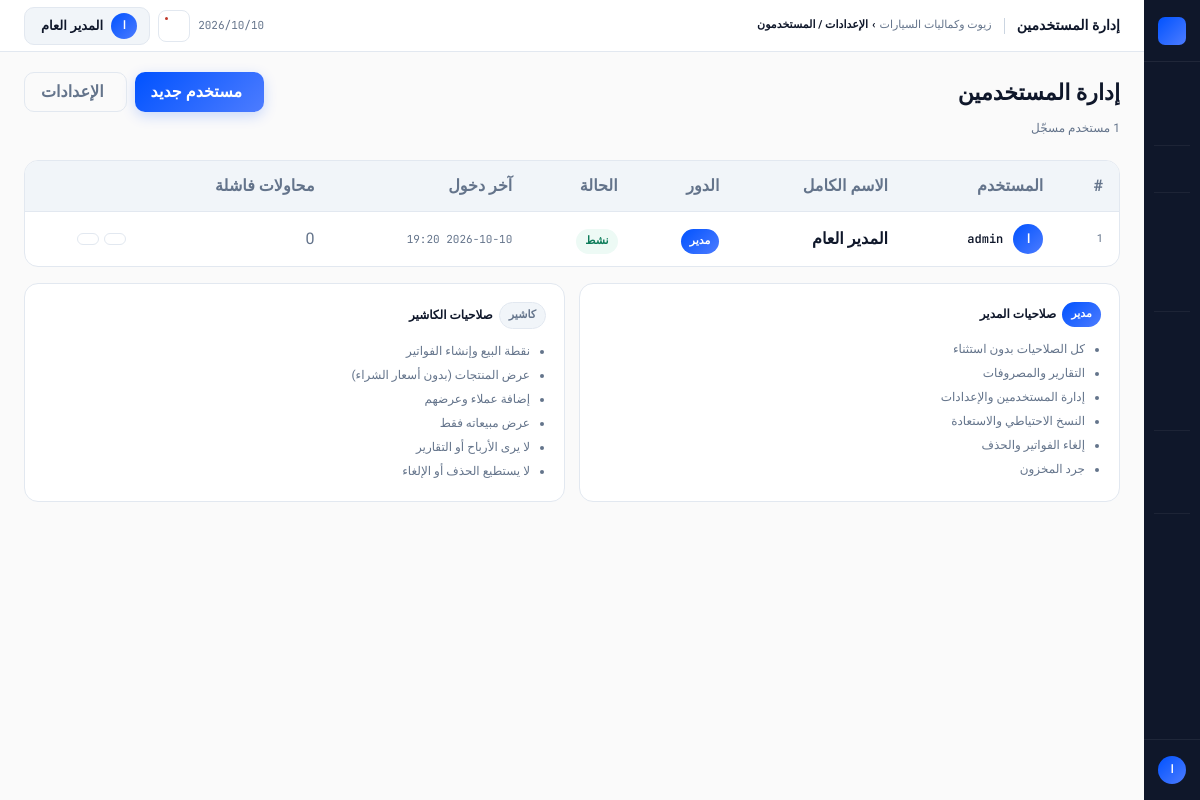
Page /settings/users (signed in) on the committed database.
### app/models/user.py (models this page shows, shortened)
class User(UserMixin, db.Model):
    __tablename__ = "users"
    id = db.Column(db.Integer, primary_key=True)
    username = db.Column(db.String(64), unique=True, nullable=False, index=True)
    password_hash = db.Column(db.String(256), nullable=False)
    full_name = db.Column(db.String(128), nullable=False)
    role = db.Column(db.String(20), nullable=False, default="cashier")
    is_active = db.Column(db.Boolean, default=True, nullable=False)
    force_password_change = db.Column(db.Boolean, default=False, nullable=False)
    failed_attempts = db.Column(db.Integer, default=0, nullable=False)
    locked_until = db.Column(db.DateTime, nullable=True)
    created_at = db.Column(db.DateTime, default=datetime.utcnow)
    last_login = db.Column(db.DateTime, nullable=True)
    sales = db.relationship("Sale", backref="cashier", lazy="dynamic")
    @property
    def is_admin(self):
        return self.role == "admin"
    @property
    def is_locked(self):
        if self.locked_until and self.locked_until > datetime.utcnow():
            return True
        return False
    @property
    def role_label(self):
        labels = {"admin": "مدير", "cashier": "كاشير"}
        return labels.get(self.role, self.role)

### app/modules/settings/routes.py (the view)
@settings_bp.route("/users")
@login_required
@admin_required
def users():
    from app.models.user import User
    users = User.query.order_by(User.role, User.full_name).all()
    return render_template("settings/users.html", users=users)

### app/core/permissions.py (called while the page is built)
def admin_required(f):
    @wraps(f)
    def decorated(*args, **kwargs):
        if not current_user.is_authenticated:
            return redirect(url_for("auth.login", next=request.url))
        if not current_user.is_admin:
            flash("هذه الصفحة متاحة للمدير فقط.", "danger")
            abort(403)
        return f(*args, **kwargs)
    return decorated

### app/models/setting.py (called while the page is built)
    @classmethod
    def get(cls, key, default=None):
        setting = cls.query.filter_by(key=key).first()
        if setting:
            return setting.value
        return cls.DEFAULTS.get(key, default)

### app/templates/settings/users.html (shortened to what this page needs)
{% extends "base.html" %}
{% block topbar_title %}إدارة المستخدمين{% endblock %}
{% block topbar_crumb %}الإعدادات / المستخدمون{% endblock %}
{% block page_header %}
<div style="padding:20px 24px 0;display:flex;align-items:flex-start;justify-content:space-between;">
  <div>
    <h1 style="font-family:'Calistoga',serif;font-size:22px;">إدارة المستخدمين</h1>
    <p style="font-size:12px;color:var(--muted-fg);margin-top:3px;">{{ users|length }} مستخدم مسجّل</p>
  </div>
  <div style="display:flex;gap:8px;">
    <a href="{{ url_for('settings.create_user') }}" class="btn btn-primary">
       مستخدم جديد
    </a>
    <a href="{{ url_for('settings.index') }}" class="btn btn-ghost">
       الإعدادات
    </a>
  </div>
</div>
{% endblock %}
{% block content %}
<div class="card">
  <div class="tw">
    <table>
      <thead>
        <tr>
          <th>#</th>
          <th>المستخدم</th>
          <th>الاسم الكامل</th>
          <th>الدور</th>
          <th>الحالة</th>
          <th>آخر دخول</th>
          <th>محاولات فاشلة</th>
          <th></th>
        </tr>
      </thead>
      <tbody>
        {% for user in users %}
        <tr style="{% if not user.is_active %}opacity:.5;{% endif %}">
          <td class="td-m" style="font-size:11px;">{{ loop.index }}</td>
          <td>
            <div style="display:flex;align-items:center;gap:10px;">
              <div style="width:30px;height:30px;border-radius:50%;flex-shrink:0;
                background:{% if user.is_admin %}var(--grad){% else %}var(--muted){% endif %};
                display:flex;align-items:center;justify-content:center;
                font-weight:800;font-size:12px;color:{% if user.is_admin %}#fff{% else %}var(--muted-fg){% endif %};">
                {{ user.full_name[0] }}
              </div>
              <div>
                <div style="font-family:'JetBrains Mono',monospace;font-size:12px;font-weight:600;color:var(--fg);">{{ user.username }}</div>
              </div>
            </div>
          </td>
          <td class="td-s">{{ user.full_name }}</td>
          <td>
            {% if user.is_admin %}
              <span class="b b-grad">مدير</span>
            {% else %}
              <span class="b b-muted">كاشير</span>
            {% endif %}
          </td>
          <td>
            {% if user.is_locked %}
              <span class="b b-red"><i class="ti ti-lock" style="font-size:11px;"></i> مقفل</span>
            {% elif user.is_active %}
              <span class="b b-green">نشط</span>
            {% else %}
              <span class="b b-muted">معطل</span>
            {% endif %}
          </td>
          <td style="font-family:'JetBrains Mono',monospace;font-size:11px;color:var(--muted-fg);">
            {{ user.last_login.strftime('%Y-%m-%d %H:%M') if user.last_login else '—' }}
          </td>
          <td>
            {% if user.failed_attempts > 0 %}
              <span class="b b-orange" style="font-family:'JetBrains Mono',monospace;">{{ user.failed_attempts }}</span>
            {% else %}
              <span class="td-m">0</span>
            {% endif %}
          </td>
          <td>
            <div style="display:flex;gap:5px;">
              <a href="{{ url_for('settings.edit_user', user_id=user.id) }}"
                 class="btn btn-ghost btn-sm" title="تعديل">
              </a>
              <button class="btn btn-ghost btn-sm" title="إعادة تعيين كلمة المرور"
                      onclick="showReset({{ user.id }}, '{{ user.username }}')">
              </button>
            </div>
          </td>
        </tr>
        {% endfor %}
      </tbody>
    </table>
  </div>
</div>
<div style="display:grid;grid-template-columns:1fr 1fr;gap:14px;margin-top:16px;">
  <div class="card" style="padding:18px;">
    <div style="font-size:12px;font-weight:700;color:var(--fg);margin-bottom:10px;display:flex;align-items:center;gap:6px;">
      <span class="b b-grad">مدير</span> صلاحيات المدير
    </div>
    <ul style="font-size:12px;color:var(--muted-fg);line-height:2;padding-right:16px;">
      <li>كل الصلاحيات بدون استثناء</li>
      <li>التقارير والمصروفات</li>
      <li>إدارة المستخدمين والإعدادات</li>
      <li>النسخ الاحتياطي والاستعادة</li>
      <li>إلغاء الفواتير والحذف</li>
      <li>جرد المخزون</li>
    </ul>
  </div>
  <div class="card" style="padding:18px;">
    <div style="font-size:12px;font-weight:700;color:var(--fg);margin-bottom:10px;display:flex;align-items:center;gap:6px;">
      <span class="b b-muted">كاشير</span> صلاحيات الكاشير
    </div>
    <ul style="font-size:12px;color:var(--muted-fg);line-height:2;padding-right:16px;">
      <li>نقطة البيع وإنشاء الفواتير</li>
      <li>عرض المنتجات (بدون أسعار الشراء)</li>
      <li>إضافة عملاء وعرضهم</li>
      <li>عرض مبيعاته فقط</li>
      <li>لا يرى الأرباح أو التقارير</li>
      <li>لا يستطيع الحذف أو الإلغاء</li>
    </ul>
  </div>
</div>
{% endblock %}

### app/templates/base.html (shortened to what this page needs)
<!doctype html>
<html lang="ar" dir="rtl">
<head>
  <link rel="stylesheet" href="https://cdn.jsdelivr.net/npm/@tabler/icons-webfont@latest/tabler-icons.min.css"/>
</head>
<body>
<nav class="rail">
  <div class="rail-top">
    <div class="rail-mark"></div>
  </div>
  {% if current_user.is_authenticated %}
  <div class="rail-nav">
    <a class="ri {% if request.endpoint == 'dashboard.index' %}active{% endif %}"
       href="{{ url_for('dashboard.index') }}">
    </a>
    <a class="ri {% if request.endpoint == 'sales.pos' %}active{% endif %}"
       href="{{ url_for('sales.pos') }}">
    </a>
    <div class="rsep"></div>
    <a class="ri {% if request.endpoint and request.endpoint.startswith('oil_service.') %}active{% endif %}"
       href="{{ url_for('oil_service.index') }}">
    </a>
    <div class="rsep"></div>
    <a class="ri {% if request.endpoint and request.endpoint.startswith('sales.') and request.endpoint != 'sales.pos' %}active{% endif %}"
       href="{{ url_for('sales.index') }}">
    </a>
    {% if current_user.is_admin %}
    <a class="ri {% if request.endpoint and request.endpoint.startswith('purchases.') %}active{% endif %}"
       href="{{ url_for('purchases.index') }}">
    </a>
    <a class="ri {% if request.endpoint and request.endpoint.startswith('expenses.') %}active{% endif %}"
       href="{{ url_for('expenses.index') }}">
    </a>
    {% endif %}
    <div class="rsep"></div>
    <a class="ri {% if request.endpoint and request.endpoint.startswith('products.') %}active{% endif %}"
       href="{{ url_for('products.index') }}">
    </a>
    {% if current_user.is_admin %}
    <a class="ri {% if request.endpoint and request.endpoint.startswith('categories.') %}active{% endif %}"
       href="{{ url_for('categories.index') }}">
    </a>
    <a class="ri {% if request.endpoint and request.endpoint.startswith('inventory.') %}active{% endif %}"
       href="{{ url_for('inventory.index') }}">
    </a>
    <div class="rsep"></div>
    <a class="ri {% if request.endpoint and request.endpoint.startswith('customers.') %}active{% endif %}"
       href="{{ url_for('customers.index') }}">
    </a>
    <a class="ri {% if request.endpoint and request.endpoint.startswith('suppliers.') %}active{% endif %}"
       href="{{ url_for('suppliers.index') }}">
    </a>
    <div class="rsep"></div>
    <a class="ri {% if request.endpoint and request.endpoint.startswith('reports.') %}active{% endif %}"
       href="{{ url_for('reports.index') }}">
    </a>
    {% endif %}
  </div>
  <div class="rail-foot">
    <div class="rail-av">{{ current_user.full_name[0] }}</div>
  </div>
  {% endif %}
</nav>
<div class="shell">
  <div class="topbar no-print">
    <span class="tb-title">{% block topbar_title %}{{ APP_NAME }}{% endblock %}</span>
    <div class="tb-path">
      {{ APP_NAME }} <b>›</b>
      <b>{% block topbar_crumb %}الرئيسية{% endblock %}</b>
    </div>
    <div class="tb-right">
      <span class="tb-date" id="tb-date"></span>
      <button class="tb-icon-btn" title="الإشعارات">
        <span class="tb-pip"></span>
      </button>
      {% if current_user.is_authenticated %}
      <div class="user-menu-wrap" id="userMenuWrap">
        <button class="user-menu-btn" id="userMenuBtn"
                onclick="toggleUserMenu()" aria-haspopup="true" aria-expanded="false">
          <div class="user-av-sm">{{ current_user.full_name[0] }}</div>
          <span class="user-menu-name">{{ current_user.full_name }}</span>
        </button>
      </div>
      {% endif %}
    </div>
  </div>
  {% block page_header %}{% endblock %}
  <div class="page-wrap">
    {% block content %}{% endblock %}
  </div>
</div>
</body>
</html>

### rows in the picture
User: full_name "ا", full_name "المدير العام", username "admin", role "مدير", is_active "نشط", last_login "2026-10-10 19:20", failed_attempts "0"

### other values in the picture
{{ APP_NAME }} "زيوت وكماليات السيارات"
